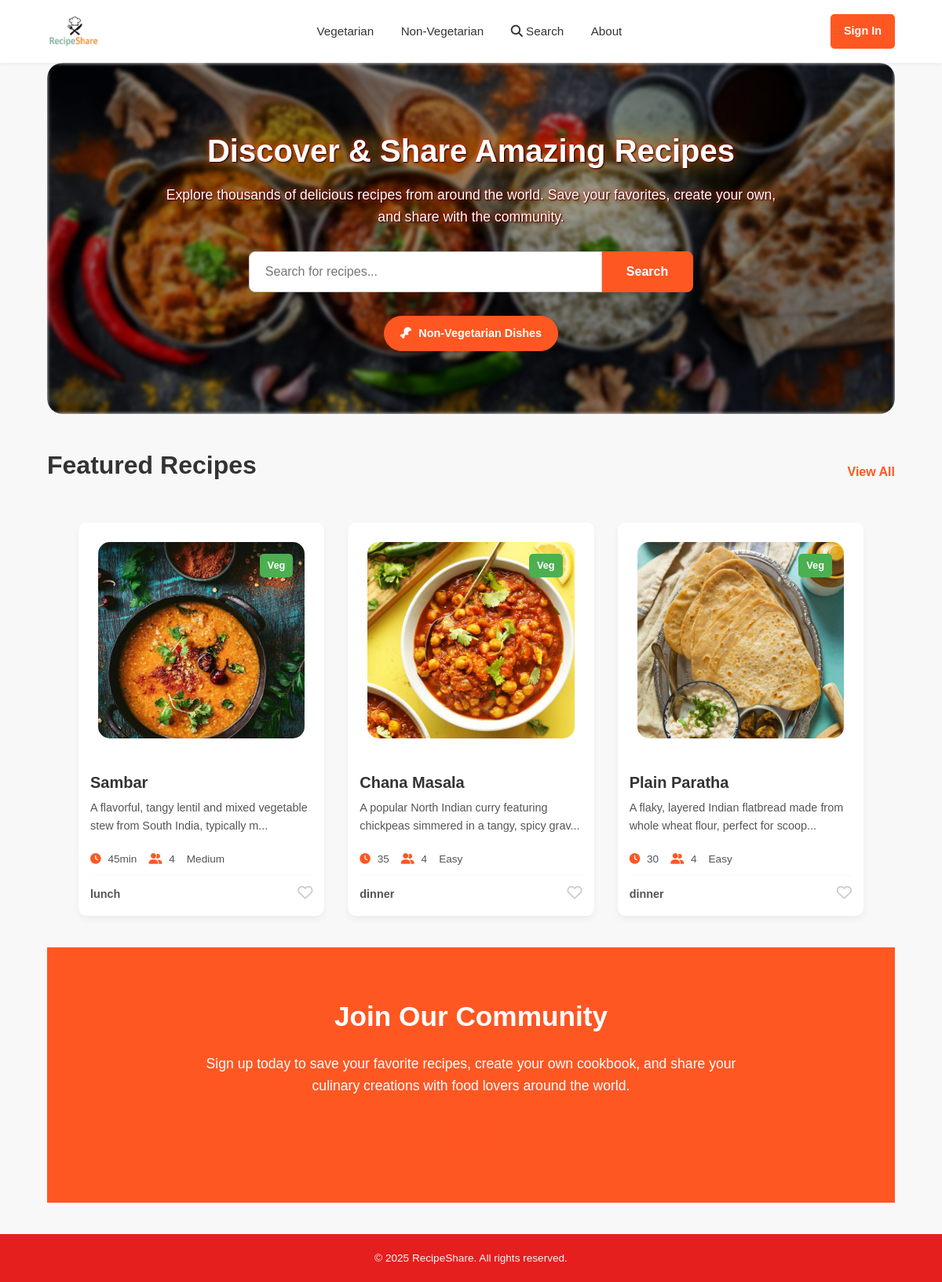
Page /?category=veg on the committed database.
### recipes/models.py (models this page shows, shortened)
class Recipe(models.Model):
    CATEGORY_CHOICES = [
        ('veg', 'Veg'),
        ('non-veg', 'Non-Veg'),
    ]
    MEAL_CHOICES = [
        ('breakfast', 'Breakfast'),
        ('lunch', 'Lunch'),
        ('dinner', 'Dinner'),
    ]
    RECIPE_TYPE_CHOICES = [
        ('sweet', 'Sweet'),
        ('meals', 'Meals'),
        ('side', 'Side Dish'),
        ('snacks', 'Snacks'),
    ]
    DIFFICULTY_CHOICES = [
        ('easy', 'Easy'),
        ('medium', 'Medium'),
        ('hard', 'Hard'),
    ]
    name = models.CharField(max_length=200)
    short_description = models.TextField()
    instructions = models.TextField()
    image = models.ImageField(upload_to='recipes/')
    category = models.CharField(max_length=20, choices=CATEGORY_CHOICES)
    meal_time = models.CharField(max_length=20, choices=MEAL_CHOICES)
    recipe_type = models.CharField(max_length=20, choices=RECIPE_TYPE_CHOICES)
    created_by = models.ForeignKey(User, on_delete=models.CASCADE)
    cook_time = models.CharField(
        max_length=50,
        help_text="e.g., '25 min', '1 hr 15 min'"
    )
    servings = models.IntegerField(
        default=4,
        help_text="Number of people this recipe serves"
    )
    difficulty = models.CharField(
        max_length=20,
        choices=DIFFICULTY_CHOICES,
        default='easy'
    )
    cuisine = models.CharField(
        max_length=100,
        help_text="e.g., 'Mediterranean', 'Indian', 'Italian'"
    )

### recipes/views.py (the view)
# urls.py: path('', views.home, name='home'),
def home(request):
    recipes = Recipe.objects.all()
    category = request.GET.get("category")
    meal_time = request.GET.get("meal_time")
    recipe_type = request.GET.get("recipe_type")
    if category:
        recipes = recipes.filter(category=category)
    if meal_time:
        recipes = recipes.filter(meal_time=meal_time)
    if recipe_type:
        recipes = recipes.filter(recipe_type=recipe_type)
    if request.user.is_authenticated:
        favorite_recipes_ids = Favorite.objects.filter(user=request.user).values_list('recipe_id', flat=True)
        for recipe in recipes:
            recipe.is_favorite = recipe.id in favorite_recipes_ids
    else:
        for recipe in recipes:
            recipe.is_favorite = False
    return render(request, "recipes/home.html", {"recipes": recipes})

### recipes/templates/recipes/home.html (shortened to what this page needs)
{% extends 'base.html' %} {% load static %}  {% block content %}
<div class="hero-section">
  <div class="hero-content">
    <h1 class="discover-title">Discover & Share Amazing Recipes</h1>
    <p class="hero-description">
      Explore thousands of delicious recipes from around the world. Save your
      favorites, create your own, and share with the community.
    </p>
    <form method="GET" class="main-search-form">
      <div class="search-input-wrapper">
        <input
          type="text"
          name="q"
          id="recipe-search-input"
          placeholder="Search for recipes..."
          class="search-input"
          value="{{ request.GET.q|default:'' }}"
          onkeyup="filterRecipes()"/>
      </div>
      <button type="submit" class="btn search-btn">Search</button>
    </form>
    <div class="quick-filters">
       {% if request.GET.category != 'non-veg' %}
      <a href="{% url 'home' %}?category=non-veg" class="btn filter-btn non-veg-btn"><i class="fas fa-drumstick-bite"></i> Non-Vegetarian Dishes</a>
      {% endif %}
    </div>
  </div>
</div>
<section class="featured-recipes-section">
  <div class="section-header">
    <h2 class="featured-title">Featured Recipes</h2>
    <a href="{% url 'home' %}" class="view-all-link">View All</a>
  </div>
  <div class="card-grid" id="recipe-card-grid">
    {% for r in recipes %}
    <div class="card" data-name="{{ r.name|lower }}">
      <a href="{% url 'recipe_detail' id=r.id %}" class="image-link">
        <div class="image-container">
          <img src="{{ r.image.url }}" alt="{{ r.name }}" />
          <span class="category-tag {{ r.category }}"
            >{{ r.get_category_display }}</span
          >
        </div>
      </a>
      <div class="card-body">
        <h3><a href="{% url 'recipe_detail' id=r.id %}">{{ r.name }}</a></h3>
        <p class="description">{{ r.short_description|slice:":80" }}...</p>
        <div class="card-meta">
          <span class="meta-item">
            <i class="fas fa-clock"></i> {{ r.cook_time }}
          </span>
          <span class="meta-item">
            <i class="fas fa-user-friends"></i> {{ r.servings }}
          </span>
          <span class="meta-item"> {{ r.get_difficulty_display }} </span>
        </div>
        <div class="card-footer">
          <span class="recipe-cuisine">{{ r.meal_time }}</span>
          <a
            href="javascript:void(0);"
            onclick="toggleFavorite(event, {{ r.id }})"
            class="favorite-icon"
            id="favorite-icon-{{ r.id }}"
          >
            {% if user.is_authenticated and r.is_favorite %}
            <i class="fas fa-heart" style="color: red"></i>
            {% else %}
            <i class="far fa-heart"></i>
            {% endif %}
          </a>
        </div>
      </div>
    </div>
    {% empty %}
    <p class="no-recipes" id="no-recipes-message">
      No recipes match your criteria.
    </p>
    {% endfor %}
  </div>
</section>
<div class="join-community-banner">
  <div class="banner-content">
    <h2>Join Our Community</h2>
    <p>
      Sign up today to save your favorite recipes, create your own cookbook, and
      share your culinary creations with food lovers around the world.
    </p>
    <a href="#" class="btn get-started-btn"
      >Reviews</a
    >
  </div>
</div>
{% endblock %}

### rows in the picture
Recipe: image (picture), category "Veg", name "Sambar", short_description "A flavorful, tangy lentil and mixed vegetable stew from South India, typically m", cook_time "45min", servings "4", difficulty "Medium", meal_time "lunch"
Recipe: image (picture), category "Veg", name "Chana Masala", short_description "A popular North Indian curry featuring chickpeas simmered in a tangy, spicy grav", cook_time "35", servings "4", difficulty "Easy", meal_time "dinner"
Recipe: image (picture), category "Veg", name "Plain Paratha", short_description "A flaky, layered Indian flatbread made from whole wheat flour, perfect for scoop", cook_time "30", servings "4", difficulty "Easy", meal_time "dinner"
